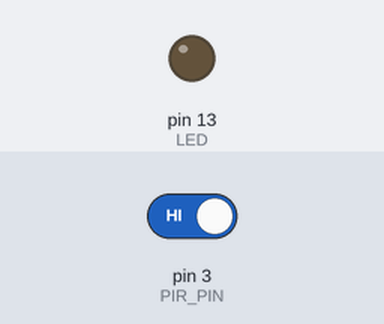
Simulated run of this sketch. Board: Arduino Uno, built with avr-gcc and run on an emulated ATmega328P. Parts: output pins drawn as LEDs (lit = HIGH). The inputs (shaded band) are chosen by the test bench; at power-on: pin 3 (PIR_PIN) HIGH.

Above: at 1.2 s.
1.3 s: pin 3 (PIR_PIN) driven LOW
At 2.0 s:
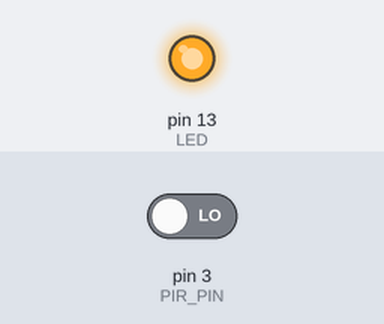
Timing chart, 0 to 4.3 s (numbered marks = the images above; inputs shaded):
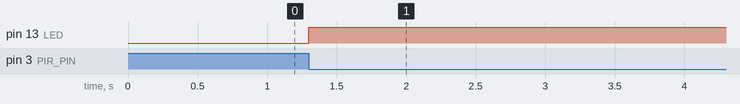

Measured:
- after the input at 1.3 s, pin 13 (LED): LOW → HIGH at once

The sketch:

Mvt_Detector_Interrupt.ino
```cpp
//PIR is connected on pin 3 (external interrupt 1)
//and the LED will be flipped when the interrupt is raised
//PIR will go LOW when motion is detected
#define PIR_PIN  3
#define LED 13

volatile int state = LOW;

void setup()
{
  pinMode(LED, OUTPUT);
  attachInterrupt(1, blink, FALLING);
}

void loop()
{
  digitalWrite(LED, state);
}

void blink()
{
  state =! state;
}
```
